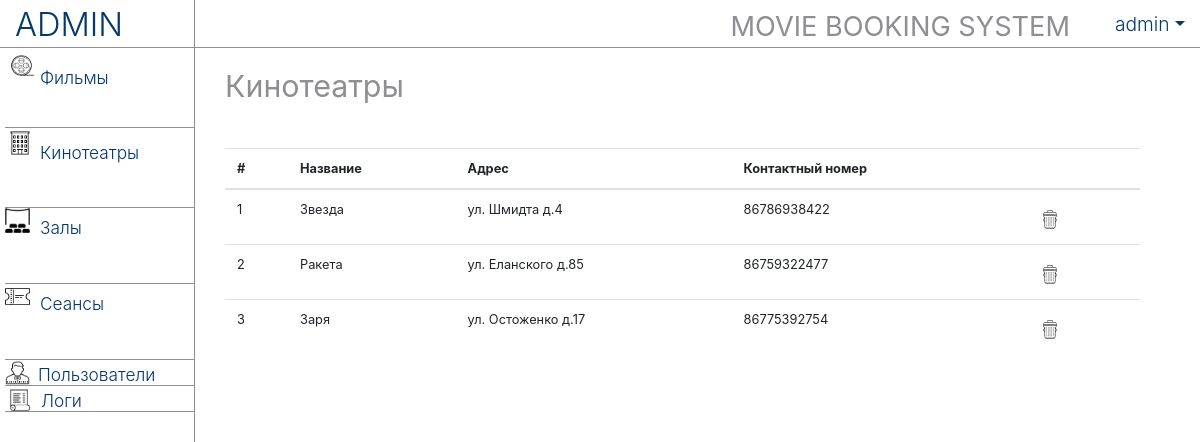
The app's page /admin/theaters.php (signed in) with its own data.
### tables this page shows
create table theaters (id int(10) NOT NULL auto_increment, name varchar(255) not null, 
	address varchar(255) not null, contact_number varchar(255) not null, primary key(id));

### admin/theaters.php (the view, shortened to what this page needs)
  <?php include('includes/header.php');?>
    <div class="container-fluid row justify-content-end">
      <?php include('includes/sidebar.php');?>
      <div class="col-md-10 content">
        <div class="page-title-outer">
          <div class="page-title-inner">
            <h1>Кинотеатры</h1>
          </div>
        </div>
        <div class="table-outer">
          <table id="editableTable" class="table">
            <thead>
              <tr>
                <th>#</th>
                <th>Название</th>
                <th>Адрес</th>
                <th>Контактный номер</th>
              </tr>
            </thead>
            <tbody>
              <?php
              $movies=mysqli_query($con,"select * from theaters ");
              while( $item = mysqli_fetch_array($movies) ) { ?>
                 <tr id="<?= $item['id'] ?>">
                 <td><?= $item ['id'] ?></td>
                 <td><?= $item ['name'] ?></td>
                 <td><?= $item ['address'] ?></td>
                 <td><?= $item ['contact_number'] ?></td>
                 </tr>
              <?php } ?>
            </tbody>
          </table>
        </div>
    </div>
    </div>
</body>
</html>

### admin/assets/css/master.css (style rules this page uses)
body { width: 100%; height: 100%; }
h1 { color: #8e8e93; font-weight: 400; margin-left: 30px; padding-top: 20px; border: 0; font-size: 1.9em; }
.page-title-inner { height: 80px; width: 100%; }
.table-outer { margin: 20px 30px 0 30px; font-size: 0.8em; line-height: 15px; }
.content { display: inline-block; padding: 0; }

### records on screen
theaters: id "1", name "Звезда", address "ул. Шмидта д.4", contact_number "86786938422"
theaters: id "2", name "Ракета", address "ул. Еланского д.85", contact_number "86759322477"
theaters: id "3", name "Заря", address "ул. Остоженко д.17", contact_number "86775392754"

### other values on screen
$_SESSION['admin'] "admin"
